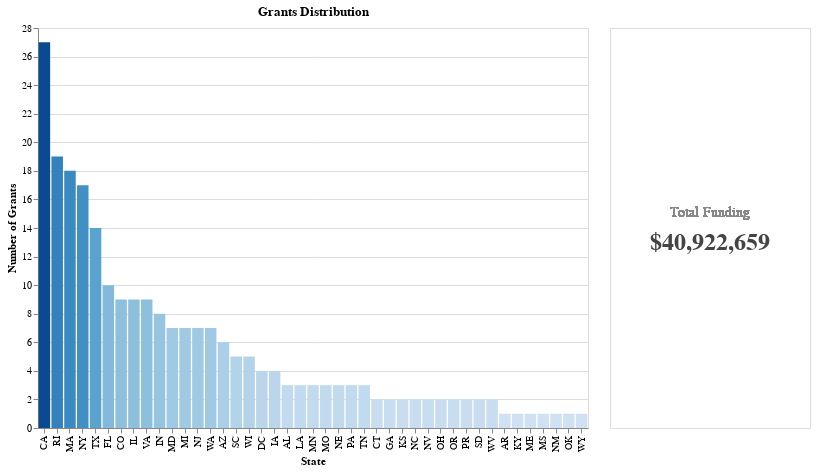

The notebook cell this image was saved under:
### Code cell
import altair as alt
import pandas as pd

# 0. SETUP
alt.data_transformers.enable("default")

# 1. DATA PREPARATION
q1_df = (
    df_grants.groupby(["state", "year"])
    .agg(grants_count=("award_id", "count"), total_amount=("award_amount", "sum"))
    .reset_index()
)

# 2. CREATE SELECTIONS
min_year = int(q1_df["year"].min())
max_year = int(q1_df["year"].max())

slider = alt.binding_range(min=min_year, max=max_year, step=1, name="Select Year: ")

try:
    # Modern Altair
    year_select = alt.selection_point(
        name="year_select", fields=["year"], bind=slider, value=[{"year": max_year}]
    )
    state_select = alt.selection_point(
        name="state_select", fields=["state"], empty="all"
    )
except AttributeError:
    # Older Altair
    year_select = alt.selection_single(
        name="year_select", fields=["year"], bind=slider, init={"year": max_year}
    )
    state_select = alt.selection_single(
        name="state_select", fields=["state"], empty="all"
    )

# 3. CHART A: MAIN BAR CHART
bars = (
    alt.Chart(q1_df)
    .mark_bar()
    .encode(
        x=alt.X("state:N", sort="-y", title="State"),
        y=alt.Y("grants_count:Q", title="Number of Grants"),
        color=alt.condition(
            state_select,
            alt.Color("grants_count:Q", scale=alt.Scale(scheme="blues"), legend=None),
            alt.value("#f0f0f0"),  # Very light gray for unselected
        ),
        tooltip=[
            alt.Tooltip("state:N"),
            alt.Tooltip("grants_count:Q"),
            alt.Tooltip("total_amount:Q", format="$,.0f"),
        ],
    )
    .transform_filter(year_select)
    .properties(width=550, height=400, title="Grants Distribution")
)

# 4. CHART B: KPI TEXT (Subtle & Professional)
# We layer two text marks: one for the label, one for the number
base_text = (
    alt.Chart(q1_df).transform_filter(year_select).transform_filter(state_select)
)

# Layer 1: The Label "Total Funding"
label = base_text.mark_text(
    align="center", color="#888", fontSize=14, dy=-15  # Light gray  # Move up slightly
).encode(text=alt.value("Total Funding"), y=alt.value(200), x=alt.value(100))

# Layer 2: The Value (The Number)
value = base_text.mark_text(
    align="center",
    color="#444",  # Darker gray (but not black)
    fontSize=24,  # Smaller than 40
    fontWeight="bold",
    dy=15,  # Move down slightly
).encode(
    text=alt.Text("sum(total_amount):Q", format="$,.0f"),
    y=alt.value(200),
    x=alt.value(100),
)

kpi_section = (label + value).properties(width=200, height=400)

# 5. DISPLAY (Combine and Attach Slider)
# Attaching add_params to the final object puts the slider at the bottom
final_q1 = (
    (bars | kpi_section)
    .add_params(year_select, state_select)
    .resolve_scale(color="independent")
)

final_q1

### Figure 1 — Vega-Lite specification as saved in the notebook (floating-point values rounded to 4 significant figures; data arrays with more than 128 entries replaced by an {"elided": "..."} marker saying what was removed)
{"config": {"view": {"continuousWidth": 300, "continuousHeight": 300}}, "hconcat": [{"mark": {"type": "bar"}, "encoding": {"color": {"condition": {"param": "state_select", "empty": true, "field": "grants_count", "legend": null, "scale": {"scheme": "blues"}, "type": "quantitative"}, "value": "#f0f0f0"}, "tooltip": [{"field": "state", "type": "nominal"}, {"field": "grants_count", "type": "quantitative"}, {"field": "total_amount", "format": "$,.0f", "type": "quantitative"}], "x": {"field": "state", "sort": "-y", "title": "State", "type": "nominal"}, "y": {"field": "grants_count", "title": "Number of Grants", "type": "quantitative"}}, "height": 400, "name": "view_5", "title": "Grants Distribution", "transform": [{"filter": {"param": "year_select"}}], "width": 550}, {"layer": [{"mark": {"type": "text", "align": "center", "color": "#888", "dy": -15, "fontSize": 14}, "encoding": {"text": {"value": "Total Funding"}, "x": {"value": 100}, "y": {"value": 200}}, "name": "view_4", "transform": [{"filter": {"param": "year_select"}}, {"filter": {"param": "state_select", "empty": true}}]}, {"mark": {"type": "text", "align": "center", "color": "#444", "dy": 15, "fontSize": 24, "fontWeight": "bold"}, "encoding": {"text": {"aggregate": "sum", "field": "total_amount", "format": "$,.0f", "type": "quantitative"}, "x": {"value": 100}, "y": {"value": 200}}, "transform": [{"filter": {"param": "year_select"}}, {"filter": {"param": "state_select", "empty": true}}]}], "height": 400, "width": 200}], "data": {"name": "data-9bec50a19bbb2e035120a0b16956914c"}, "params": [{"name": "year_select", "select": {"type": "point", "fields": ["year"]}, "bind": {"input": "range", "max": 2024, "min": 2020, "name": "Select Year: ", "step": 1}, "value": [{"year": 2024}], "views": ["view_5", "view_4"]}, {"name": "state_select", "select": {"type": "point", "fields": ["state"]}, "views": ["view_5", "view_4"]}], "resolve": {"scale": {"color": "independent"}}, "$schema": "https://vega.github.io/schema/vega-lite/v5.20.1.json", "datasets": {"data-9bec50a19bbb2e035120a0b16956914c": {"elided": "231 records"}}}
